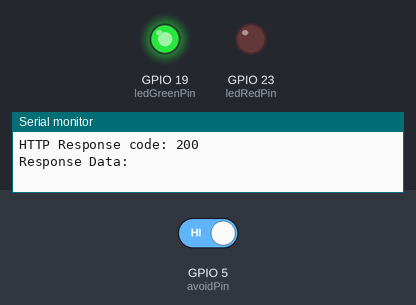
Recording of a sketch running on a simulated ESP32. On the bench: output pins drawn as LEDs (lit = HIGH), the last lines printed to the serial monitor. The test bench sets the inputs (shaded band); at power-on: GPIO 5 (avoidPin) HIGH. WiFi joins after 1.5 s; servers stay silent unless stated; uploads are accepted with an empty reply; not simulated (calls return 0 or success): secret.h.

Above: at 2.7 s.
2.8 s: GPIO 5 (avoidPin) driven LOW
At 4.6 s:
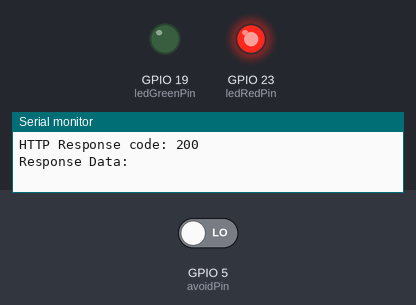
5.6 s: GPIO 5 (avoidPin) driven HIGH
At 7.7 s:
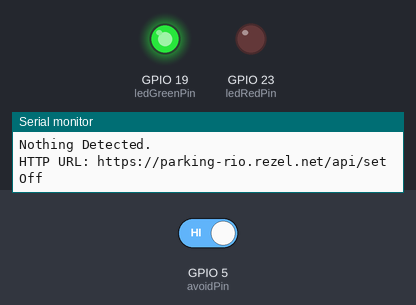
Timing chart, 0 to 9.2 s (numbered marks = the images above; inputs shaded):
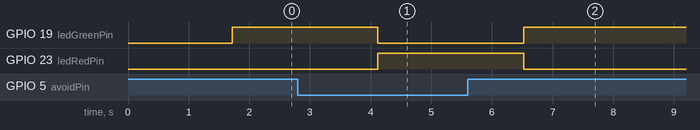

The sketch:

HTTPClient_IRSensor_ESP32.ino
```cpp
#include <WiFi.h>
#include <HTTPClient.h>
#include "secret.h"

const String serverName = "https://parking-rio.rezel.net";
unsigned long lastTime = 0;
unsigned long timerDelay = 5000;

const int avoidPin = 5;
const int ledRedPin = 23;
const int ledGreenPin = 19;
WiFiClientSecure client;

void setup() {
  Serial.begin(115200);
  pinMode(avoidPin, INPUT);
  pinMode(ledRedPin, OUTPUT);
  pinMode(ledGreenPin, OUTPUT);
  WiFi.begin(ssid, password);
  Serial.println("Connecting");
  while(WiFi.status() != WL_CONNECTED) {
    delay(500);
    Serial.print(".");
  }
  Serial.println("");
  Serial.print("Connected to WiFi network with IP Address: ");
  Serial.println(WiFi.localIP());
  Serial.println("Timer set to 5 seconds (timerDelay variable), it will take 5 seconds before publishing the first reading.");
}

void sendHTTPRequest(const String& endpoint) {
  // Check WiFi connection status
  if (WiFi.status() == WL_CONNECTED) {
    client.setInsecure();
    HTTPClient http;

    // Your Domain name with URL path or IP address with path
    const String fullURL = serverName + "/api/" + endpoint;

    Serial.println("HTTP URL: " + fullURL);
    http.begin(client, fullURL);

    // Specify content-type header
    http.addHeader("Content-Type", "application/json");
    // Data to send with HTTP POST
    String httpRequestData = "";
    // Send HTTP POST request
    int httpResponseCode = http.POST(httpRequestData);

    if (httpResponseCode > 0) {
      Serial.print("HTTP Response code: ");
      Serial.println(httpResponseCode);

      // Get the response payload
      String responsePayload = http.getString();
      Serial.println("Response Data: " + responsePayload);
    } else {
      Serial.print("HTTP Request failed, error code: ");
      Serial.println(httpResponseCode);
    }

    // Free resources
    http.end();
  } else {
    Serial.println("WiFi Disconnected");
  }
}

void loop() {
  boolean avoidVal = digitalRead(avoidPin);

  if (avoidVal == LOW) {
    Serial.println("Obstacle Detected.");
    sendHTTPRequest("setOn");
    digitalWrite(ledGreenPin, LOW);
    digitalWrite(ledRedPin, HIGH);
  } else {
    Serial.println("Nothing Detected.");
    sendHTTPRequest("setOff");
    digitalWrite(ledRedPin, LOW);
    digitalWrite(ledGreenPin, HIGH);
  }

  // Reset the timer after sending the HTTP request
  lastTime = millis();

  delay(1000);
}
```

Measured:
- after the input at 2.8 s, GPIO 19 (ledGreenPin): HIGH → LOW after 1.3 s; GPIO 23 (ledRedPin): LOW → HIGH after 1.3 s
- after the input at 5.6 s, GPIO 19 (ledGreenPin): LOW → HIGH after 0.92 s; GPIO 23 (ledRedPin): HIGH → LOW after 0.92 s
